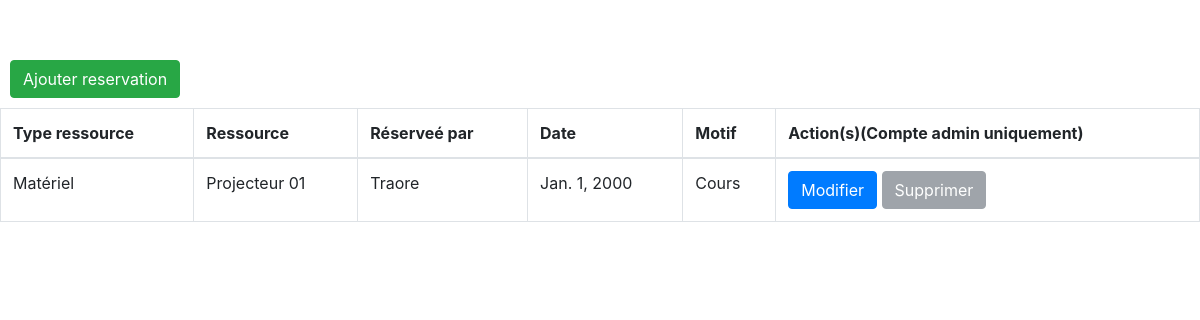
Page /reservation/ on the committed database.
### srcApp/models.py (models this page shows)
class Reservation(models.Model):
    reservateur = models.ForeignKey(Personnel, on_delete=models.CASCADE)
    ressource = models.ForeignKey(Ressource, on_delete=models.CASCADE)
    date_de_reservation = models.DateField()
    motif_de_reservation = models.CharField(max_length=255)
    UniqueConstraint(fields=['ressource', 'date_de_reservation'], name='reservation_unique_de_la_ressource_par_date')

class Ressource(models.Model):
    typeRess = models.ForeignKey(TypeRess, null=True, on_delete=models.SET_NULL)
    codeRess = models.fields.CharField(max_length = 5)
    nomRess = models.fields.CharField(max_length=50)
    def __str__(self):
        return f'{self.nomRess}'

class TypeRess(models.Model):
    codeType = models.fields.CharField(max_length=4)
    ress = models.fields.CharField(max_length=50)
    def __str__(self):
        return f'{self.ress}'

class Personnel(models.Model):
    codePerso = models.fields.CharField(max_length=4)
    nom = models.fields.CharField(max_length=50)
    prenom = models.fields.CharField(max_length=50)
    typePerso = models.ForeignKey(TypePerso, null=True, on_delete=models.SET_NULL)
    dateNaiss = models.fields.IntegerField(
    validators=[MinValueValidator(1900), MaxValueValidator(2004)])
    chefService = models.BooleanField
    compte = models.OneToOneField(User, null=True, on_delete=models.CASCADE)
    def __str__(self):
        return f'{self.nom}'

### srcApp/views.py (the view)
# urls.py: path('reservation/', views.reservation, name='reservation'),
def reservation(request):
    datas = Reservation.objects.all()
    return render(request,"reservHome.html", {'datas':datas})

### srcApp/templates/reservHome.html (shortened to what this page needs)
{% extends 'base.html' %}
        {% block content %}
        <div style="display:inline-block">
        <a class="btn btn-success " style="margin:10px" href="{% url 'create_reservation' %}">Ajouter reservation</a>
        </div>
         <table class="table table-bordered mx-auto" >
        <thead>
        <tr>
        <th>Type ressource</th>
        <th>Ressource</th>
        <th>Réserveé par</th>
        <th>Date </th>
        <th>Motif</th>
            {% if user.is_authenticated and user.username == "admin" %}
        <th>Action(s)</th>
              {% else %}
              <th>Action(s)(Compte admin uniquement)</th>
            {% endif %}
        </tr>
        </thead>
        <tbody id="myTable">
        {% for reservation in datas %}
        <tr>
        <td>{{ reservation.ressource.typeRess }}</td>
        <td>{{ reservation.ressource }}</td>
        <td>{{ reservation.reservateur }}</td>
        <td>{{ reservation.date_de_reservation }}</td>
        <td>{{ reservation.motif_de_reservation }}</td>
        <td>
        {% if user.is_authenticated and user.username == "admin" %}
        <div style="display:inline-block">
        <a class="btn btn-primary" href="{% url 'update_reservation' reservation.id %}">Modifier</a>
        <a  class="btn btn-danger" href="{% url 'delete_reservation' reservation.id %}">Supprimer</a>
        </div>
            {% else %}
              <div style="display:inline-block">
        <a class="btn btn-primary" href="{% url 'update_reservation' reservation.id %}">Modifier </a>
        <a  class="btn btn-secondary  disabled" href="{% url 'delete_reservation' reservation.id %}">Supprimer</a>
        </div>
{% endif %}
        </td>
        </tr>
        {% endfor %}
        </tbody>
        </table>
        {% endblock %}

### srcApp/static/css/styles.css (style rules this page uses)
html, body { width: 100%; height: 100%; }

### rows in the picture
Reservation: ressource.typeRess "Matériel", ressource "Projecteur 01", reservateur "Traore", date_de_reservation "Jan. 1, 2000", motif_de_reservation "Cours"
